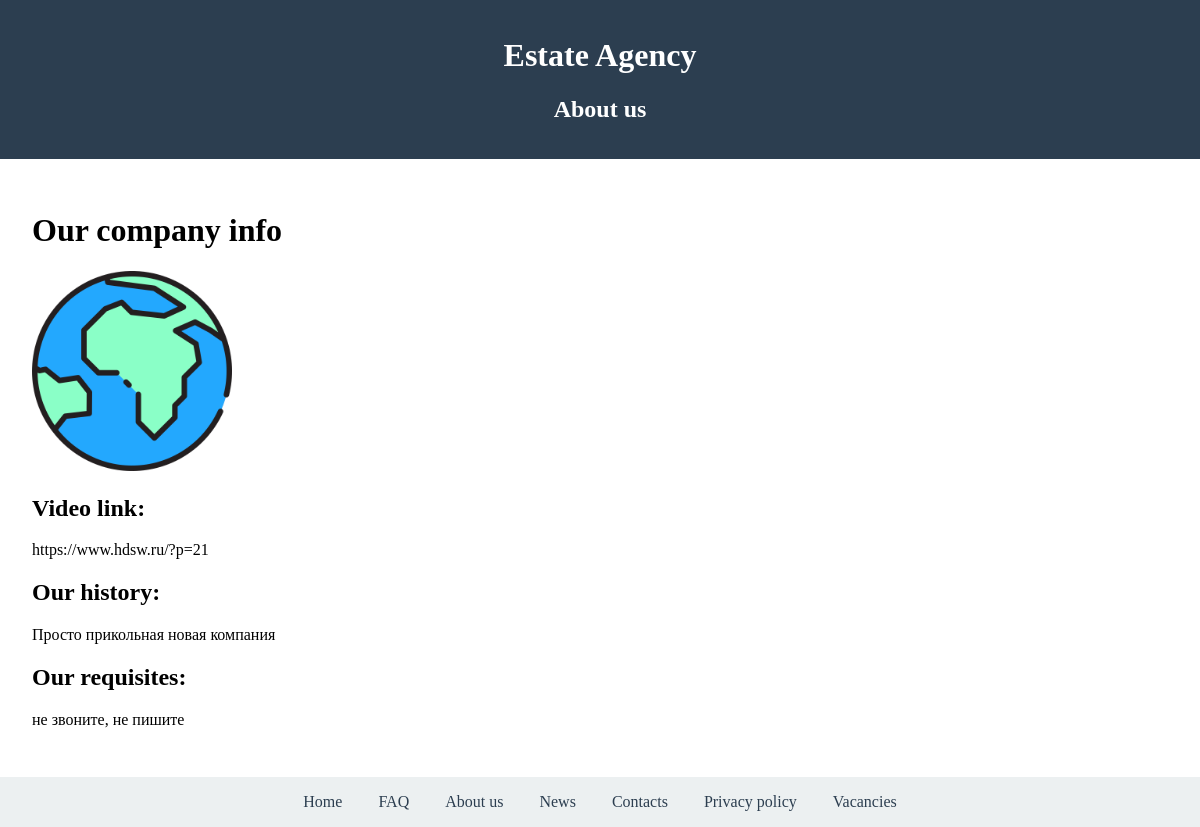
The page /about/ on the database its author committed.
### site_manager/models.py (models this page shows, shortened)
class AboutCompany(models.Model):
    name = models.CharField(
        unique=True,
        blank=False,
        null=False,
        default="name",
        help_text="Название компании"
    )
    video = models.URLField(
        unique=True,
        blank=True,
        null=True,
        verbose_name="Video",
        help_text="Ссылка на видео (YouTube, Vimeo и т.д.)"
    )
    logo = models.ImageField(
        unique=True,
        blank=True,
        null=True,
        verbose_name="Logo",
        help_text="Логотип компании",
        upload_to='company_logos/'
    )
    history = models.TextField(
        null=True,
        verbose_name="History",
        help_text="История компании",
    )
    requisites = models.TextField(
        null=True,
        verbose_name="Requisites",
        help_text="Реквизиты компании",
    )
    class Meta:
        verbose_name = "About company"
        verbose_name_plural = "About companies"

### site_manager/views.py (the view)
# urls.py: path('about/', views.about, name='about'),
def about(request):
    company = AboutCompany.objects.last()
    if not company:
        return Http404("There is no info about company")
    return render(request, "site_manager/about.html",
    {"company": company})

### site_manager/templates/site_manager/about.html
{% extends "base.html" %}
{% block site_name %}About us{% endblock %}
{% block content %}
    <h1>Our company info</h1>
    {% if company.logo %}
        <img src="{{ company.logo.url }}" alt="Company Logo" width="200">
    {% endif %}
    {% if company.video %}
        <h2>Video link:</h2>
        <p>{{company.video}}</p>
    {% endif %}
    {% if company.history %}
        <h2>Our history:</h2>
        <p>{{company.history}}</p>
    {% endif %}
    {% if company.requisites %}
        <h2>Our requisites:</h2>
        <p>{{company.requisites}}</p>
    {% endif %}
{% endblock %}

### templates/base.html (style rules this page uses)
body { margin: 0; font-family: Arial, sans-serif; display: flex; flex-direction: column; min-height: 100vh; }

### rows shown on the page
AboutCompany: logo (picture), video "https://www.hdsw.ru/?p=21", history "Просто прикольная новая компания", requisites "не звоните, не пишите"
